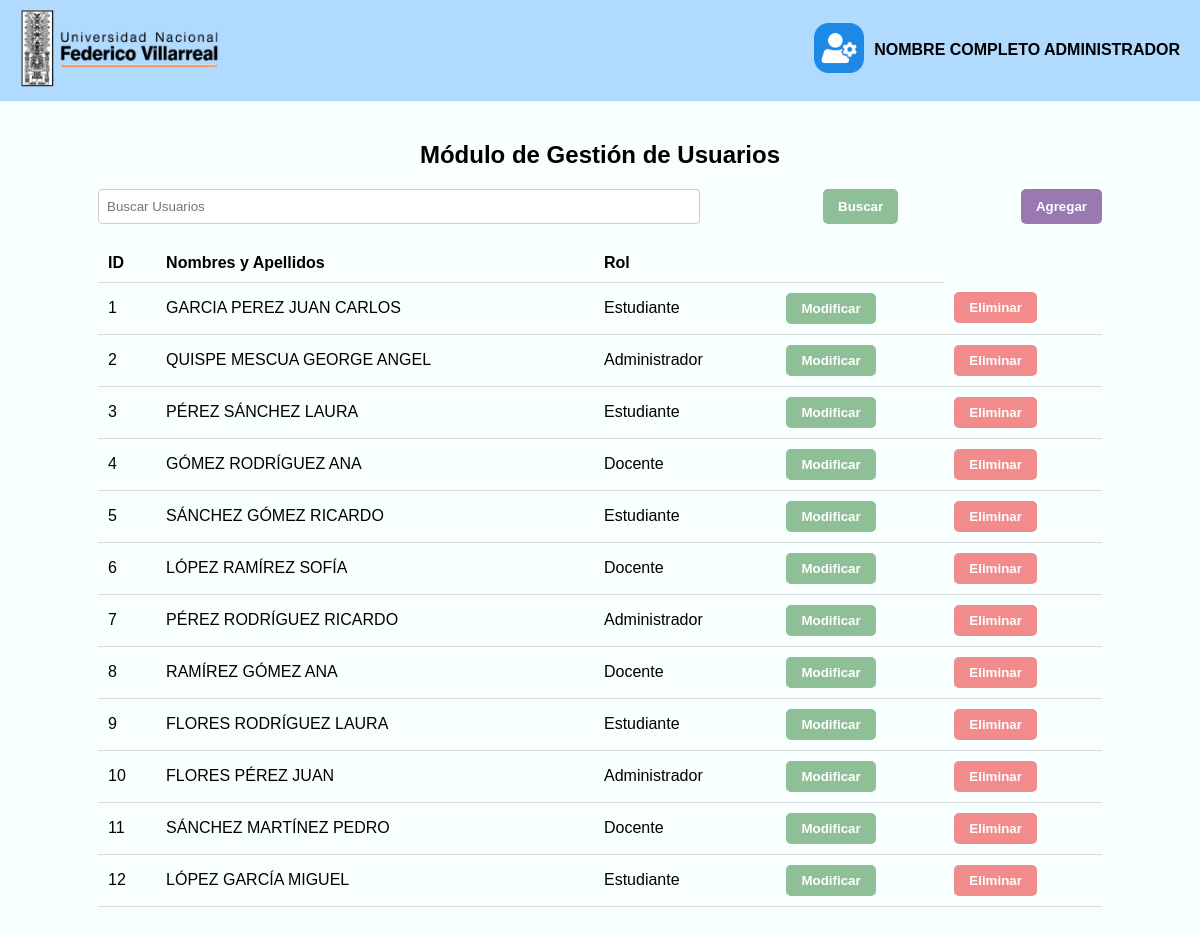
/Vista/Admin/Gestion.php, run on the app's committed database.
### tables this page shows
CREATE TABLE `usuario` (
  `IdUsuario` int(11) NOT NULL,
  `DNI` varchar(15) NOT NULL,
  `Nombres` varchar(40) NOT NULL,
  `ApellidoPaterno` varchar(40) NOT NULL,
  `ApellidoMaterno` varchar(40) DEFAULT NULL,
  `Celular` varchar(15) DEFAULT NULL,
  `CorreoElectronico` varchar(40) NOT NULL,
  `Clave` varchar(40) NOT NULL,
  `UsuarioCreacion` int(11) DEFAULT NULL,
  `FechaCreacion` datetime NOT NULL,
  `UsuarioModificacion` int(11) DEFAULT NULL,
  `FechaModificacion` datetime DEFAULT NULL,
  `EstadoRegistro` bit(1) NOT NULL
);

CREATE TABLE `perfiles` (
  `IdPerfil` int(11) NOT NULL,
  `Nombre` varchar(50) NOT NULL,
  `Descripcion` varchar(500) DEFAULT NULL,
  `EstadoRegistro` bit(1) NOT NULL
);

### Vista/Admin/Gestion.php (the view, shortened to what this page needs)
<?php
require_once '../../Util/ConectarBD.php';
$sql= "SELECT u.IdUsuario AS ID,
        CONCAT(u.ApellidoPaterno,' ',u.ApellidoMaterno,' ',u.Nombres) AS NombreUsuario,
        p.Nombre
        FROM usuario u
        INNER JOIN usuario_perfiles up ON up.IdUsuario=u.IdUsuario
        INNER JOIN perfiles p ON up.IdPerfil=p.IdPerfil
        ORDER BY u.IdUsuario ASC";
$rs= mysqli_query($connection,$sql);
?>
<!DOCTYPE html>
<html lang="es">
<head>
    <link rel="stylesheet" href="\assets/css/Vista/Admin/Gestion.css">
</head>
<body>
    <header>
        <div class="logo">
            <img src="\assets/img/navbar/logo_unfv.png" alt="Universidad Nacional Federico Villarreal">
        </div>
        <div class="user-info">
            <div class="user-icon">
                <img src="\assets/img/profiles_nav/admin.png" alt="Admin Icon">
            </div>
            <div class="user-name">
                <p>NOMBRE COMPLETO ADMINISTRADOR</p>
            </div>
        </div>
    </header>
    <main>
        <section class="user-management-module">
            <h1>Módulo de Gestión de Usuarios</h1>
            <div class="search-section">
                <input type="text" placeholder="Buscar Usuarios" id="search-users">
                <a href="M_Busqueda/M_Busqueda.php"><button class="search-button">Buscar</button></a>
                <a href="M_Agregar/M_Agregar.php"><button class="add-button">Agregar</button></a>
            </div>
            <table class="user-list">
                <thead>
                    <tr>
                        <th>ID</th>
                        <th>Nombres y Apellidos</th>
                        <th>Rol</th>
                        <th></th>
                    </tr>
                </thead>
                <?php
                    while($usuarios=mysqli_fetch_array($rs)){
                ?>
                <tbody>
                    <tr>
                        <td><?php echo $usuarios['ID']?></td>
                        <td><?php echo $usuarios['NombreUsuario']?></td>
                        <td><?php echo $usuarios['Nombre']?></td>
                        <td><a href="M_Modificar/M_Modificar.php"><button class="modify-button">Modificar</button></a></td>
                        <td><a href="M_Eliminar/M_Eliminar.php"><button class="delete-button">Eliminar</button></a></td>
                    </tr>
                <?php   } ?>
                </tbody>
            </table>
        </section>
    </main>
</body>
</html>

### assets/css/Vista/Admin/Gestion.css (style rules this page uses)
* { box-sizing: border-box; margin: 0; padding: 0; font-family: Arial, sans-serif; }
body { background-color: #F8FFFF; }
header { display: flex; justify-content: space-between; align-items: center; background-color: #B1DAFF; padding: 10px 20px; }
.logo img { width: 200px; }
.user-info { display: flex; align-items: center; }
.user-icon img { width: 50px; margin-right: 10px; }
.user-name p { font-weight: bold; }
main { display: flex; justify-content: center; margin: 20px; }
.user-management-module { width: 90%; padding: 20px; border-radius: 10px; }
.user-management-module h1 { font-size: 24px; text-align: center; margin-bottom: 20px; }
.search-section { display: flex; justify-content: space-between; margin-bottom: 20px; }
.search-section input { width: 60%; padding: 8px; border: 1px solid #ccc; border-radius: 4px; }
.search-button { background-color: #8fbf96; border: none; padding: 10px 15px; color: white; font-weight: bold; cursor: pointer; border-radius: 5px; }
.add-button { background-color: #9a78b0; border: none; padding: 10px 15px; color: white; font-weight: bold; cursor: pointer; border-radius: 5px; }
.user-list { width: 100%; border-collapse: collapse; }
.user-list th, .user-list td { padding: 10px; border-bottom: 1px solid #ddd; text-align: left; }
.modify-button { background-color: #8fbf96; border: none; padding: 8px 15px; color: white; font-weight: bold; cursor: pointer; border-radius: 5px; }
.delete-button { background-color: #f28c8c; border: none; padding: 8px 15px; color: white; font-weight: bold; cursor: pointer; border-radius: 5px; }

### data on the page
usuario: IdUsuario "1", NombreUsuario "GARCIA PEREZ JUAN CARLOS", perfiles.Nombre "Estudiante"
usuario: IdUsuario "2", NombreUsuario "QUISPE MESCUA GEORGE ANGEL", perfiles.Nombre "Administrador"
usuario: IdUsuario "3", NombreUsuario "PÉREZ SÁNCHEZ LAURA", perfiles.Nombre "Estudiante"
usuario: IdUsuario "4", NombreUsuario "GÓMEZ RODRÍGUEZ ANA", perfiles.Nombre "Docente"
usuario: IdUsuario "5", NombreUsuario "SÁNCHEZ GÓMEZ RICARDO", perfiles.Nombre "Estudiante"
usuario: IdUsuario "6", NombreUsuario "LÓPEZ RAMÍREZ SOFÍA", perfiles.Nombre "Docente"
usuario: IdUsuario "7", NombreUsuario "PÉREZ RODRÍGUEZ RICARDO", perfiles.Nombre "Administrador"
usuario: IdUsuario "8", NombreUsuario "RAMÍREZ GÓMEZ ANA", perfiles.Nombre "Docente"
usuario: IdUsuario "9", NombreUsuario "FLORES RODRÍGUEZ LAURA", perfiles.Nombre "Estudiante"
usuario: IdUsuario "10", NombreUsuario "FLORES PÉREZ JUAN", perfiles.Nombre "Administrador"
usuario: IdUsuario "11", NombreUsuario "SÁNCHEZ MARTÍNEZ PEDRO", perfiles.Nombre "Docente"
usuario: IdUsuario "12", NombreUsuario "LÓPEZ GARCÍA MIGUEL", perfiles.Nombre "Estudiante"
